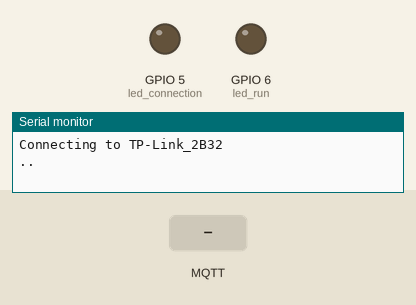
This sketch was run on a simulated ESP32-S3. Parts: output pins drawn as LEDs (lit = HIGH), the last lines printed to the serial monitor. Inputs (shaded band) come from the test bench. WiFi joins after 1.5 s; servers stay silent unless stated; random numbers use the default seed unless the sketch sets one; no MQTT or app messages arrive unless stated.

Above: at 0.6 s.
At 2.8 s:
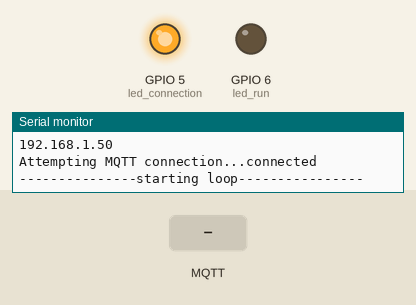
2.9 s: MQTT message "D201" arrives on the first subscribed topic
Timing chart, 0 to 5.9 s (numbered marks = the images above; inputs shaded):
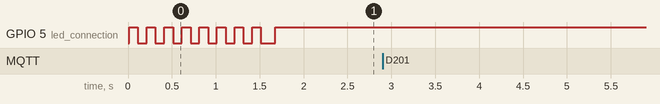

Measured:
- by itself, GPIO 5 (led_connection): alternates HIGH for 0.10 s and LOW for 0.10 s, 16 changes in all, then stays HIGH

The sketch:

Train1.ino
```cpp
#include <WiFi.h>
#include <PubSubClient.h>
#include <ESPmDNS.h>
#include <WiFiUdp.h>
#include <ArduinoOTA.h>
#include <ModbusMaster.h>

ModbusMaster node;

const char* ssid = "TP-Link_2B32";
const char* password = "58252017";
const char* mqtt_server = "192.168.1.101"; //IP Server

//////////////////////SETUP/////////////////////////
IPAddress local_IP(192, 168, 1, 208); // Static IP address
IPAddress gateway(192, 168, 1, 1); // Gateway IP address
IPAddress subnet(255, 255, 255, 0); // subnet
char machine[5] = "TB02"; //Machine name
//////////////////////SETUP/////////////////////////

WiFiClient espClient;
PubSubClient client(espClient);

#define led_connection 5
#define led_run 6
int count_connection;

void setup_wifi()
{
  delay(10);
  // We start by connecting to a WiFi network
  Serial.println();
  Serial.print("Connecting to ");
  Serial.println(ssid);
  //WiFi.mode(WIFI_STA);
  WiFi.config(local_IP, gateway, subnet);
  WiFi.begin(ssid, password);

  while (WiFi.status() != WL_CONNECTED) {
    count_connection++;
    digitalWrite(led_connection, HIGH); delay(100); digitalWrite(led_connection, LOW); delay(100);
    Serial.print(".");
    if (count_connection > 20)
    {
      ESP.restart();
    }
  }
  randomSeed(micros());
  Serial.println("");
  Serial.println("WiFi connected");
  Serial.println("IP address: ");
  Serial.println(WiFi.localIP());
}

void callback(char* topic, byte* payload, unsigned int length)
{
  Serial.print("Message arrived [");
  Serial.print(topic);
  Serial.print("] ");
  for (int i = 0; i < length; i++) {
    Serial.print((char)payload[i]);
  }
  Serial.println();
  // Switch on the LED if an 1 was received as first character
  if ((char)payload[0] == '1') {
    digitalWrite(BUILTIN_LED, LOW); // Turn the LED on (Note that LOW is the voltage level
    // but actually the LED is on; this is because
    // it is active low on the ESP-01)
  } else {
    digitalWrite(BUILTIN_LED, HIGH); // Turn the LED off by making the voltage HIGH
  }
}

int time_count;

void reconnect()
{
  // Loop until we're reconnected
  while (!client.connected()) {
    Serial.print("Attempting MQTT connection...");
    // Create a random client ID
    String clientId = "ESP8266Client-";
    clientId += String(random(0xffff), HEX);
    // Attempt to connect
    if (client.connect(clientId.c_str())) {
      Serial.println("connected");
      // Once connected, publish an announcement...
      //client.publish("outTopic", "hello world");
      // ... and resubscribe
      client.subscribe("inTopic");
    } else {
      Serial.print("failed, rc=");
      Serial.print(client.state());
      Serial.println(" try again in 5 seconds");
      // Wait 5 seconds before retrying
      //delay(5000);
      time_count++;
      digitalWrite(led_connection, HIGH); delay(500); digitalWrite(led_connection, LOW); delay(500);
      if (time_count >= 10)
      {
        ESP.restart();
      }
    }
  }
}

void setup()
{
  pinMode(led_connection, OUTPUT); // Initialize the BUILTIN_LED pin as an output
  pinMode(led_run, OUTPUT); ////
  Serial.begin(9600);
  Serial1.begin(9600);
  setup_wifi();
  // Hostname defaults to esp3232-[MAC]
  ArduinoOTA.setHostname(machine);
  // No authentication by default
  ArduinoOTA.setPassword("1234");
  // Password can be set with it's md5 value as well
  // MD5(admin) = 21232f297a57a5a743894a0e4a801fc3
  // ArduinoOTA.setPasswordHash("21232f297a57a5a743894a0e4a801fc3");
  ArduinoOTA
  .onStart([]() {
    String type;
    if (ArduinoOTA.getCommand() == U_FLASH)
      type = "sketch";
    else // U_SPIFFS
      type = "filesystem";
    // NOTE: if updating SPIFFS this would be the place to unmount SPIFFS using SPIFFS.end()
    Serial.println("Start updating " + type);
  })
  .onEnd([]() {
    Serial.println("\nEnd");
  })
  .onProgress([](unsigned int progress, unsigned int total) {
    Serial.printf("Progress: %u%%\r", (progress / (total / 100)));
  })
  .onError([](ota_error_t error) {
    Serial.printf("Error[%u]: ", error);
    if (error == OTA_AUTH_ERROR) Serial.println("Auth Failed");
    else if (error == OTA_BEGIN_ERROR) Serial.println("Begin Failed");
    else if (error == OTA_CONNECT_ERROR) Serial.println("Connect Failed");
    else if (error == OTA_RECEIVE_ERROR) Serial.println("Receive Failed");
    else if (error == OTA_END_ERROR) Serial.println("End Failed");

  });
  ArduinoOTA.begin();
  client.setServer(mqtt_server, 1883);
  client.setCallback(callback);
  node.begin(1, Serial1);
}

int counter;
String rssi, d200, d201, d202, d203, d204, d205; // Add register ,d206,…….n;
char r[16], d0[16], d1[16], d2[16], d3[16], d4[16], d5[16]; // Add register ,d6[16],…….n;
int num = 1; //number of registers

void loop()
{
  ArduinoOTA.handle();
  uint8_t j, result;
  uint16_t data[num];
  if (!client.connected()) {
    reconnect();
  }
  client.loop();
  digitalWrite(led_connection, HIGH);
  Serial.println("\n---------------starting loop----------------");
  result = node.readHoldingRegisters(0, num);
  if (result == node.ku8MBSuccess)
  {
    for (j = 0; j < num; j++)
    {
      data[j] = node.getResponseBuffer(j);
    }
    d200 = String(data[0]);
    // Add register Ex. d201= String(data[1]);

    digitalWrite(led_run, LOW); delay(500); digitalWrite(led_run, HIGH); delay(500); //////
  }
  rssi = WiFi.RSSI(); // WiFi strength
  Serial.print("rssi : "); Serial.println(WiFi.RSSI());
  Serial.print("d200 : "); Serial.println(d200);
  // Add Serial Monitor

  d200.toCharArray(d0, 16); client.publish("TB01/D200", d0);
  // Add register Ex. d201.toCharArray(d1,16);client.publish("D201", d1);

  Serial.println("\n---------------finish loop------------------\n\n");
  delay(5000);
}
```
